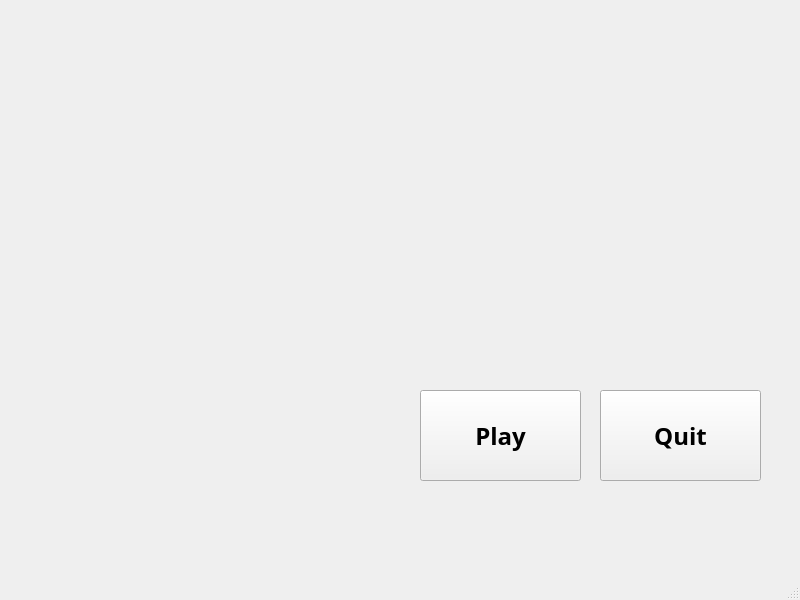
<?xml version="1.0" encoding="UTF-8"?>
<ui version="4.0">
 <class>MainWindow</class>
 <widget class="QMainWindow" name="MainWindow">
  <property name="geometry">
   <rect>
    <x>0</x>
    <y>0</y>
    <width>800</width>
    <height>600</height>
   </rect>
  </property>
  <property name="windowTitle">
   <string>MainWindow</string>
  </property>
  <widget class="QWidget" name="centralwidget">
   <widget class="QPushButton" name="pushButton">
    <property name="geometry">
     <rect>
      <x>420</x>
      <y>390</y>
      <width>161</width>
      <height>91</height>
     </rect>
    </property>
    <property name="font">
     <font>
      <family>Bell MT</family>
      <pointsize>18</pointsize>
      <weight>75</weight>
      <bold>true</bold>
     </font>
    </property>
    <property name="text">
     <string>Play</string>
    </property>
    <property name="iconSize">
     <size>
      <width>16</width>
      <height>16</height>
     </size>
    </property>
   </widget>
   <widget class="QLabel" name="label">
    <property name="geometry">
     <rect>
      <x>0</x>
      <y>0</y>
      <width>801</width>
      <height>591</height>
     </rect>
    </property>
    <property name="text">
     <string/>
    </property>
    <property name="pixmap">
     <pixmap>:/images/window.png</pixmap>
    </property>
   </widget>
   <widget class="QLabel" name="label_2">
    <property name="geometry">
     <rect>
      <x>10</x>
      <y>0</y>
      <width>581</width>
      <height>181</height>
     </rect>
    </property>
    <property name="text">
     <string/>
    </property>
    <property name="pixmap">
     <pixmap>:/images/logo.png</pixmap>
    </property>
   </widget>
   <widget class="QPushButton" name="pushButton_2">
    <property name="geometry">
     <rect>
      <x>600</x>
      <y>390</y>
      <width>161</width>
      <height>91</height>
     </rect>
    </property>
    <property name="font">
     <font>
      <family>Bell MT</family>
      <pointsize>18</pointsize>
      <weight>75</weight>
      <bold>true</bold>
     </font>
    </property>
    <property name="text">
     <string>Quit</string>
    </property>
   </widget>
   <zorder>label</zorder>
   <zorder>pushButton</zorder>
   <zorder>label_2</zorder>
   <zorder>pushButton_2</zorder>
  </widget>
  <widget class="QMenuBar" name="menubar">
   <property name="geometry">
    <rect>
     <x>0</x>
     <y>0</y>
     <width>800</width>
     <height>22</height>
    </rect>
   </property>
  </widget>
  <widget class="QStatusBar" name="statusbar"/>
 </widget>
 <resources/>
 <connections/>
</ui>
